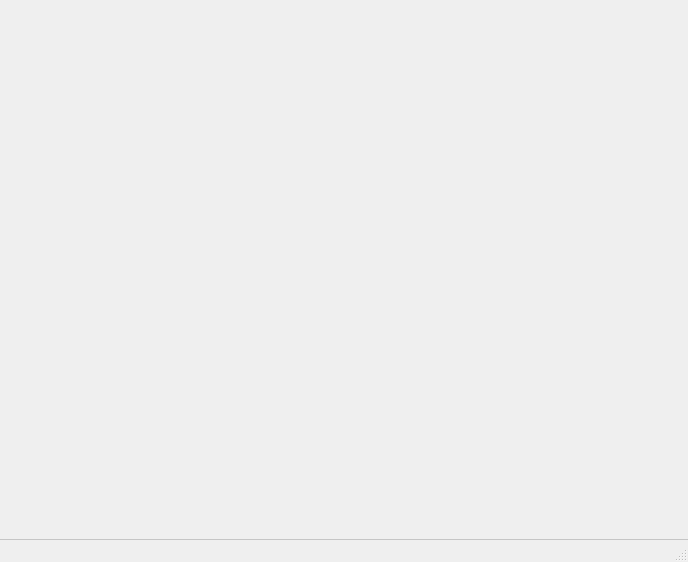
<?xml version="1.0" encoding="UTF-8"?>
<ui version="4.0">
 <class>MainWindow</class>
 <widget class="QMainWindow" name="MainWindow">
  <property name="geometry">
   <rect>
    <x>0</x>
    <y>0</y>
    <width>688</width>
    <height>562</height>
   </rect>
  </property>
  <property name="windowTitle">
   <string>MainWindow</string>
  </property>
  <widget class="QWidget" name="centralwidget">
   <widget class="QScrollArea" name="scrollArea_2">
    <property name="geometry">
     <rect>
      <x>-10</x>
      <y>-10</y>
      <width>756</width>
      <height>550</height>
     </rect>
    </property>
    <property name="minimumSize">
     <size>
      <width>0</width>
      <height>550</height>
     </size>
    </property>
    <property name="styleSheet">
     <string notr="true">QScrollArea {
	background-color: rgb(255, 255, 255);
	outline: 0;
} 
QScrollArea::item { 
	margin: 20px;
	background-color: transparent;
	border: 0px solid black;
}

QScrollBar{
	background : rgb(255, 255, 255);	
}

QScrollBar::handle{
	background : rgb(158, 158, 158);
	border-radius: 5px;
	margin: 3px 3px 3px 3px;
}

QScrollBar::handle::pressed{
	background : rgb(85, 85, 85);
}

QScrollBar::add-line {
	height: 0px;
}

QScrollBar::sub-line {
	height: 0px;
}

QScrollBar::add-page, QScrollBar::sub-page {
	height: 0px;
}</string>
    </property>
    <property name="widgetResizable">
     <bool>true</bool>
    </property>
    <widget class="QWidget" name="content_widget_2">
     <property name="geometry">
      <rect>
       <x>0</x>
       <y>0</y>
       <width>754</width>
       <height>548</height>
      </rect>
     </property>
    </widget>
   </widget>
  </widget>
  <widget class="QStatusBar" name="statusbar"/>
 </widget>
 <resources/>
 <connections/>
</ui>
